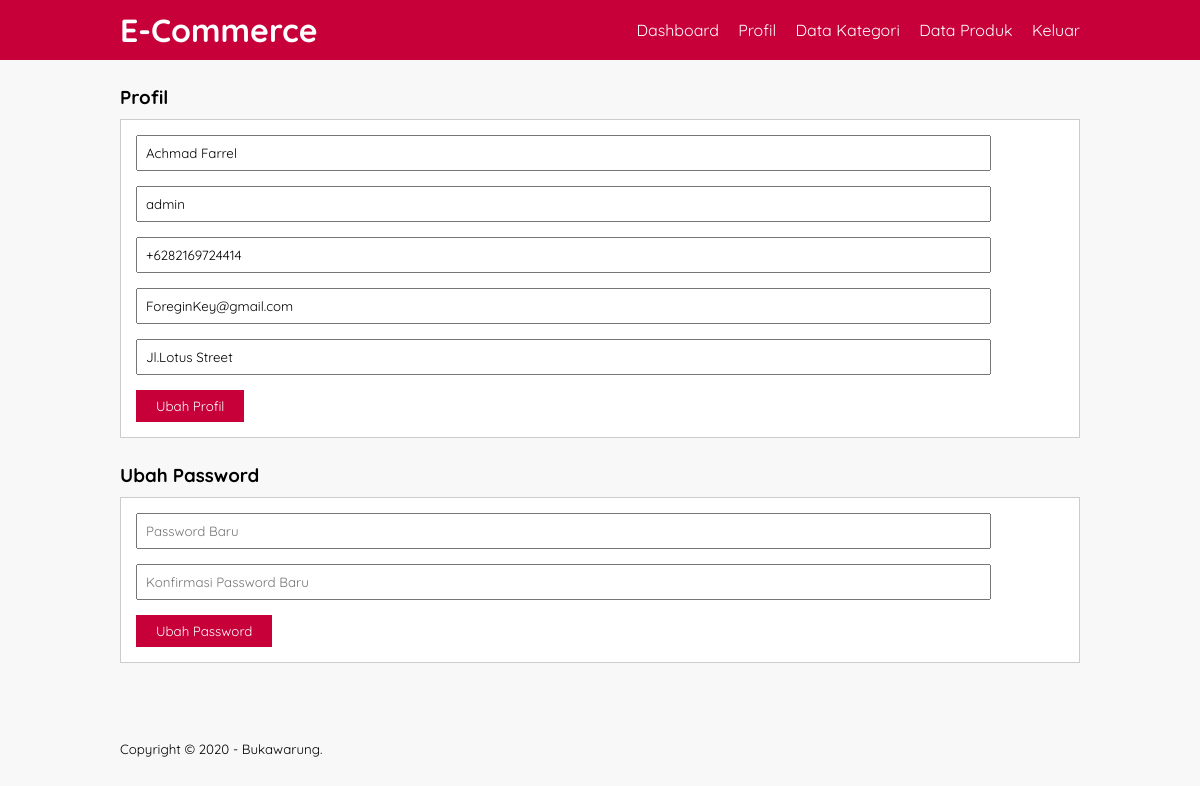
Page /admin/profil.php (signed in) on the committed database.
### tables this page shows
CREATE TABLE `tb_user` (
  `user_id` int(11) NOT NULL,
  `nama_pengguna` varchar(50) NOT NULL,
  `username` varchar(50) NOT NULL,
  `password` varchar(50) NOT NULL,
  `user_telp` varchar(25) NOT NULL,
  `user_email` varchar(50) NOT NULL,
  `user_address` text NOT NULL,
  `level` varchar(10) NOT NULL
);

### admin/profil.php (the view, shortened to what this page needs)
<?php
	include '../koneksi/db.php';
	$query = mysqli_query($conn, "SELECT * FROM tb_user WHERE user_id = '".$_SESSION['id']."' ");
	$d = mysqli_fetch_object($query);
?>
<!DOCTYPE html>
<html>
<head>
	<link rel="stylesheet" type="text/css" href="css/style.css">
</head>
<body>
	<header>
		<div class="container">
			<h1><a href="dashboard.php">E-Commerce</a></h1>
			<ul>
				<li><a href="dashboard.php">Dashboard</a></li>
				<li><a href="profil.php">Profil</a></li>
				<li><a href="data-kategori.php">Data Kategori</a></li>
				<li><a href="data-produk.php">Data Produk</a></li>
				<li><a href="keluar.php">Keluar</a></li>
			</ul>
		</div>
	</header>
	<div class="section">
		<div class="container">
			<h3>Profil</h3>
			<div class="box">
				<form action="" method="POST">
					<input type="text" name="nama" placeholder="Nama Lengkap" class="input-control" value="<?php echo $d->nama_pengguna ?>" required>
					<input type="text" name="user" placeholder="Username" class="input-control" value="<?php echo $d->username ?>" required>
					<input type="text" name="hp" placeholder="No Hp" class="input-control" value="<?php echo $d->user_telp ?>" required>
					<input type="email" name="email" placeholder="Email" class="input-control" value="<?php echo $d->user_email ?>" required>
					<input type="text" name="alamat" placeholder="Alamat" class="input-control" value="<?php echo $d->user_address ?>" required>
					<input type="submit" name="submit" value="Ubah Profil" class="btn">
				</form>
			</div>
			<h3>Ubah Password</h3>
			<div class="box">
				<form action="" method="POST">
					<input type="password" name="pass1" placeholder="Password Baru" class="input-control" required>
					<input type="password" name="pass2" placeholder="Konfirmasi Password Baru" class="input-control" required>
					<input type="submit" name="ubah_password" value="Ubah Password" class="btn">
				</form>
			</div>
		</div>
	</div>
	<footer>
		<div class="container">
			<small>Copyright &copy; 2020 - Bukawarung.</small>
		</div>
	</footer>
</body>
</html>

### admin/css/style.css (style rules this page uses)
* { padding:0; margin:0; font-family: 'Quicksand', sans-serif; }
body { background-color: #f8f8f8; }
a { color: inherit; text-decoration: none; }
footer { padding:25px 0; }
header { background-color: #C70039; color: #fff; }
header h1 { float: left; padding:10px 0; }
header ul { float: right; }
header ul li { display: inline-block; }
header ul li a { padding: 20px 0 20px 15px; display: inline-block; }
.input-control { width: 90%; padding: 8px; margin-bottom: 15px; }
.btn { padding:8px 20px; background-color: #C70039; color: #fff; border: none; cursor: pointer; }
.container { width: 80%; margin: 0 auto; }
.container:after { content: ''; display: block; clear: both; }
.section { padding:25px 0; }
.box { background-color: #fff; border: 1px solid #ccc; padding: 15px; box-sizing: border-box; margin:10px 0 25px 0; }
.box:after { content: ''; display: block; clear: both; }

### rows in the picture
tb_user: nama "Achmad Farrel", user "admin", hp "+6282169724414", email "ForeginKey@gmail.com", alamat "Jl.Lotus Street"
